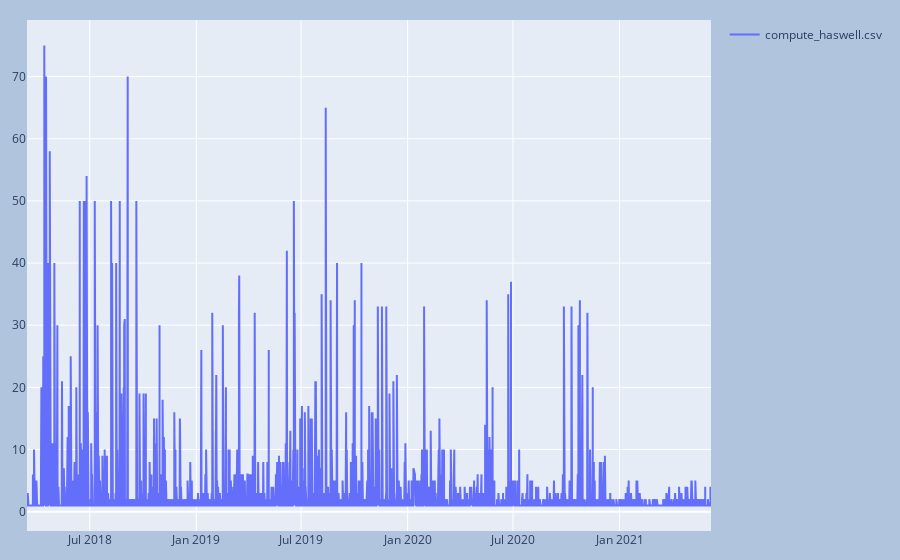

Here is the notebook cell this chart was saved with:
### Code cell
df = pd.read_csv('processed/lease_info_tacc/on_demand/%s' % nt)
df.sort_values(by=['start_on'], inplace=True)
plot_lease(df)
tacc_on_demand = df.copy()

### Figure 1 — Plotly figure (JSON) as saved in the notebook; plotly's stock layout.template omitted (floating-point values rounded to 4 significant figures; data arrays with more than 128 entries replaced by an {"elided": "..."} marker saying what was removed)
{"data": [{"mode": "lines", "name": "compute_haswell.csv", "type": "scatter", "x": {"elided": "16196 str values"}, "y": {"elided": "16196 int values"}}], "layout": {"margin": {"b": 20, "l": 20, "r": 20, "t": 20}, "paper_bgcolor": "LightSteelBlue", "showlegend": true}}
